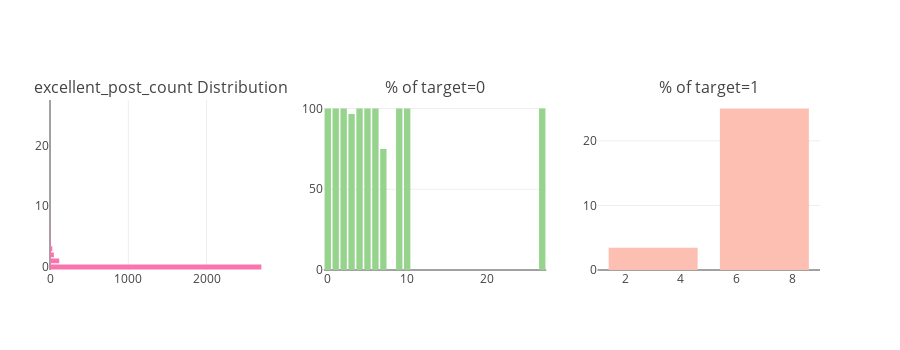

Write notebook code for a chart like this one.
### Code cell
catAndTrgt(merge_df, "excellent_post_count")

### Figure 1 — Plotly figure (JSON) as saved in the notebook; plotly's stock layout.template omitted (floating-point values rounded to 4 significant figures)
{"data": [{"marker": {"color": "#f975ae"}, "orientation": "h", "type": "bar", "uid": "a13bdf8c-940e-11e8-9e8b-6c40089fb510", "x": [1, 1, 2, 4, 7, 7, 9, 29, 49, 118, 2699], "xaxis": "x", "y": [10, 27, 9, 7, 6, 5, 4, 3, 2, 1, 0], "yaxis": "y"}, {"marker": {"color": "#96D38C"}, "name": "Target : 0", "type": "bar", "uid": "a13d225e-940e-11e8-beef-6c40089fb510", "x": [0, 1, 2, 3, 4, 5, 6, 7, 9, 27, 10], "xaxis": "x2", "y": [100, 100, 100, 96.55, 100, 100, 100, 75, 100, 100, 100], "yaxis": "y2"}, {"marker": {"color": "#FEBFB3"}, "name": "Target : 1", "type": "bar", "uid": "a13e3786-940e-11e8-a299-6c40089fb510", "x": [3, 7], "xaxis": "x3", "y": [3.448, 25], "yaxis": "y3"}], "layout": {"annotations": [{"font": {"size": 16}, "showarrow": false, "text": "excellent_post_count Distribution", "x": 0.1444, "xanchor": "center", "xref": "paper", "y": 1, "yanchor": "bottom", "yref": "paper"}, {"font": {"size": 16}, "showarrow": false, "text": "% of target=0", "x": 0.5, "xanchor": "center", "xref": "paper", "y": 1, "yanchor": "bottom", "yref": "paper"}, {"font": {"size": 16}, "showarrow": false, "text": "% of target=1", "x": 0.8556, "xanchor": "center", "xref": "paper", "y": 1, "yanchor": "bottom", "yref": "paper"}], "height": 350, "margin": {"l": 50}, "showlegend": false, "xaxis": {"anchor": "y", "domain": [0, 0.2889]}, "xaxis2": {"anchor": "y2", "domain": [0.3556, 0.6444]}, "xaxis3": {"anchor": "y3", "domain": [0.7111, 1]}, "yaxis": {"anchor": "x", "domain": [0, 1]}, "yaxis2": {"anchor": "x2", "domain": [0, 1]}, "yaxis3": {"anchor": "x3", "domain": [0, 1]}}}
